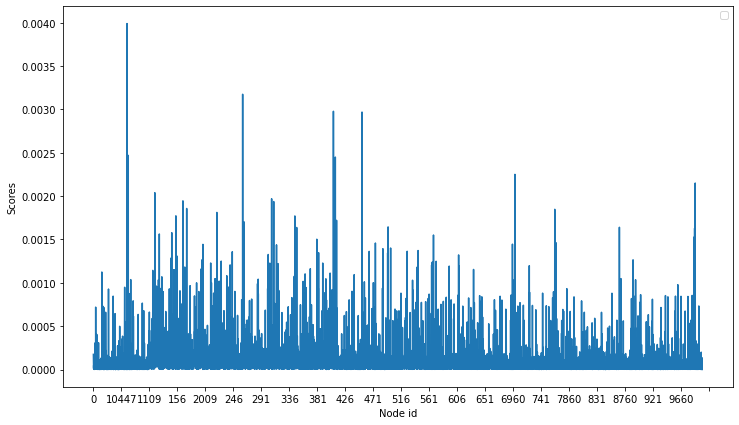

The script that drew this image:
# importing modules 
import networkx as nx 
import matplotlib.pyplot as plt 
  
G= nx.read_edgelist('/home/sahil/Downloads/2nd sem/assignments/wsc/Assignment 4/Ques2/hits/dataset2/p2p-Gnutella04.txt')
 
hubs, authorities = nx.hits(G, max_iter = 50, normalized = True) 
  
import numpy as np
lists = sorted(hubs.items()) # sorted by key, return a list of tuples

x, y = zip(*lists) # unpack a list of pairs into two tuples
plt.figure(figsize=(12,7))
plt.xlabel('Node id')
plt.ylabel('Scores')
plt.plot(x, y)
plt.xticks(np.arange(0,9500, 500))
plt.legend()
